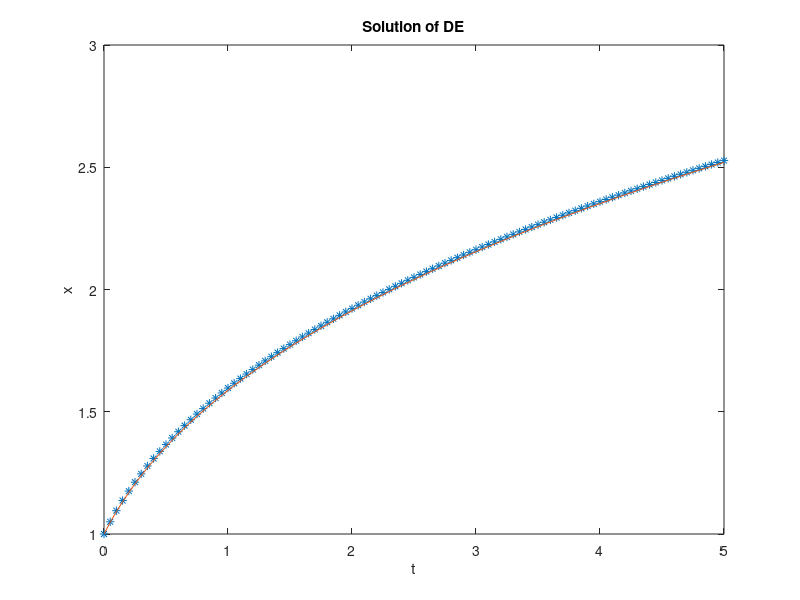

The MATLAB script that drew this image: (Note: this script raises an error after producing the figure.)
%% Euler DE Solver
clear all;
close all;
clc;
% input
f = @(t,x) 1/x^2;
deltat = 0.05;
tfinal = 5;
N = round(tfinal/deltat);
t(1) = 0; x(1) = 1;

% Euler steps
for i=1:N
    t(i+1) = t(i)+deltat;
    x(i+1) = x(i)+f(t(i),x(i))*deltat;
end

% Output

plot(t,x,"*")
xlabel("t")
ylabel("x")
title("Solution of DE")

xexact = (3.*t+1).^(1/3);
hold on 
plot(t,xexact)

% More output
t=t';
x=x';
xexact=xexact';
table(t,x,xexact)

% Error 
error = abs(x-xexact);